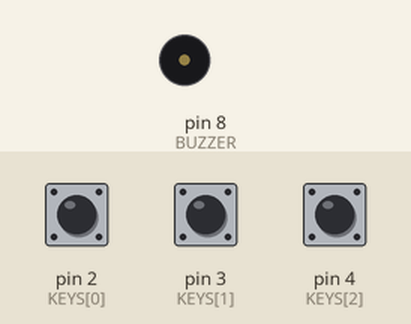
The sketch below on a simulated Arduino Uno, built with avr-gcc and run on an emulated ATmega328P. Shown: buzzer (waves = sounding). Inputs (shaded band) come from the test bench; at power-on: pin 2 (KEYS[0]) HIGH, pin 3 (KEYS[1]) HIGH, pin 4 (KEYS[2]) HIGH.

Above: at 1.2 s.
1.3 s: pin 2 (KEYS[0]) pulled LOW for 0.15 s
At 1.37 s:
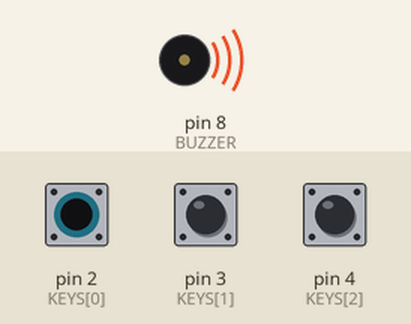
2.9 s: pin 2 (KEYS[0]) pulled LOW for 3.2 s
At 6.5 s:
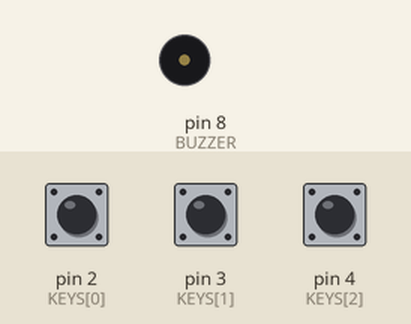
7.6 s: pin 3 (KEYS[1]) pulled LOW for 3.2 s
At 8.9 s:
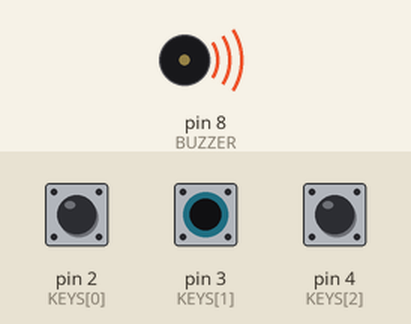
Timing chart, 0 to 12.3 s (numbered marks = the images above; inputs shaded):
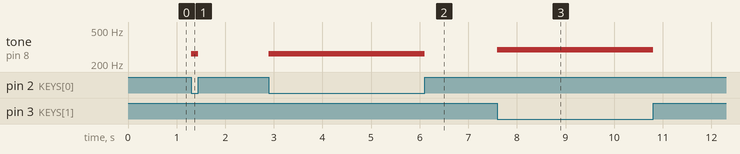

The sketch:

ex27_piano.ino
```cpp
// ex27 -- arrays + loop; tone() runs a hardware timer so it does not block
const int KEYS[] = {2, 3, 4};
const unsigned int NOTES[] = {262, 294, 330};   // C4 D4 E4
const int NB_KEYS = sizeof(KEYS) / sizeof(KEYS[0]);
const int BUZZER = 8;

void setup() {
  for (int i = 0; i < NB_KEYS; i++) pinMode(KEYS[i], INPUT_PULLUP);
  pinMode(BUZZER, OUTPUT);
}

void loop() {
  int playing = -1;
  for (int i = 0; i < NB_KEYS; i++) {
    if (digitalRead(KEYS[i]) == LOW) { playing = i; break; }   // first (lowest pin) key held
  }
  if (playing >= 0) tone(BUZZER, NOTES[playing]);
  else noTone(BUZZER);
}
```

Measured:
- after the input at 1.3 s, tone on pin 8 (BUZZER): silent → 262 Hz at once, → silent 0.15 s later
- after the input at 2.9 s, tone on pin 8 (BUZZER): silent → 262 Hz at once, → silent 3.2 s later
- after the input at 7.6 s, tone on pin 8 (BUZZER): silent → 294 Hz at once, → silent 3.2 s later
